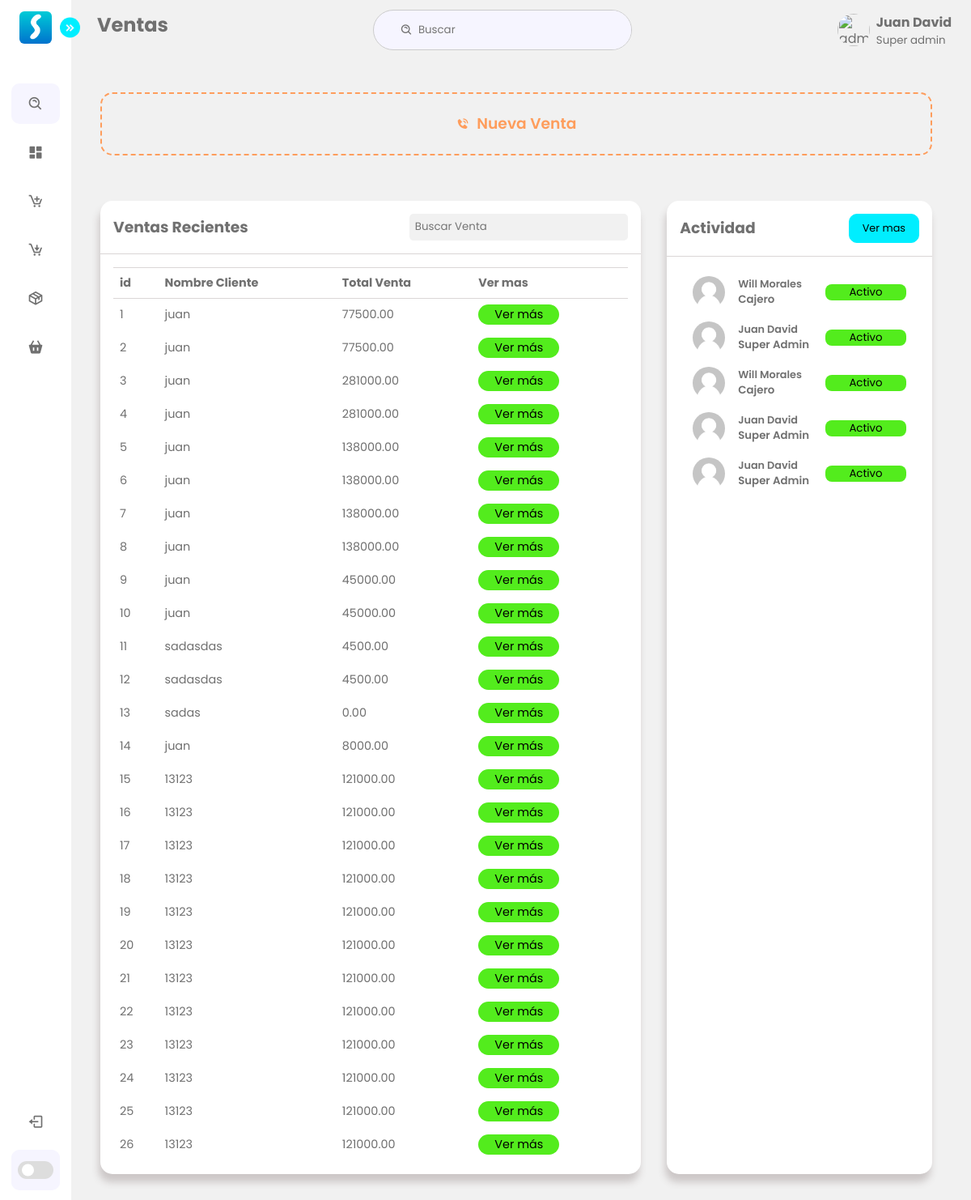
The page /Views/ventas.php (signed in) on the database its author committed.
### tables this page shows
CREATE TABLE `ventas` (
  `id` int(11) NOT NULL,
  `cliente` varchar(255) NOT NULL,
  `total` decimal(10,2) NOT NULL
);

### Views/ventas.php (the view, shortened to what this page needs)
<html lang="es">
<head>
    <link rel="stylesheet" href="..\Assets\css\dashboard.css">
    <link href='https://unpkg.com/boxicons@2.1.4/css/boxicons.min.css' rel='stylesheet'>
</head>
<body>
<nav class="sidebar close">
        <header>
            <div class="image-text">
                <span class="image">
                    <img src="..\Assets\img\logo.png"
                        alt="logo_sofmis">
                </span>
            </div>
            <i class='bx bxs-chevrons-right toggle'></i>
        </header>
        <div class="menu-bar">
            <div class="menu">
                <li class="search-box">
                    <i class='bx bx-search-alt icon'></i>
                </li>
                <ul class="menu-links">
                    <li class="nav-link">
                        <a href="../Views/dashboard.php">
                            <i class='bx bxs-dashboard icon'></i>
                        </a>
                    </li>
                    <li class="nav-link">
                        <a href="../Views/ventas.php">
                            <i class='bx bx-cart-add icon'></i>
                        </a>
                    </li>
                    <li class="nav-link">
                        <a href="../Views/compras.php">
                            <i class='bx bx-cart-download icon'></i>
                        </a>
                    </li>
                    <li class="nav-link">
                        <a href="../Views/inventario.php">
                            <i class='bx bx-package icon'></i>
                        </a>
                    </li>
                    <li class="nav-link">
                        <a href="../Views/servicios.php">
                            <i class='bx bxs-basket icon'></i>
                        </a>
                    </li>
                </ul>
            </div>
            <div class="bottom-content">
                <li class="">
                    <a href="index.html">
                        <i class='bx bx-log-out icon'></i>
                    </a>
                </li>
                <li class="mode">
                    <div class="moon-sun">
                    </div>
                    <div class="toggle-switch">
                        <span class="switch"></span>
                    </div>
                </li>
            </div>
        </div>
    </nav>
    <section class="home">
        <header>
            <h2>
                Ventas
            </h2>
            <div class="search-wrapper">
                <i class='bx bx-search-alt icon'></i>
                <input type="search" placeholder="Buscar">
            </div>
            <div class="user-wrapper">
                <img src="img\foto_perfil.jpg"
                    alt="admin" width="40px" height="40px">
                <div>
                    <h4>Juan David</h4>
                    <small>Super admin</small>
                </div>
        </header>
        <main>
            <a href="..\Models\agregarVenta.php" class="link_buton">
                <div class="tarjetas">
                    <div class="item add-product">
                        <div  id="btn-abrir-modal">
                            <i class='bx bxs-phone-call'></i>
                            <h3>Nueva Venta</h3>
                        </div>
                    </div>
                </div>
            </a>
            <div class="recent-grid">
                <div class="projects">
                    <div class="card">
                        <div class="card-header">
                            <h3>Ventas Recientes</h3>
                            <div class="buscar_produc">
                                <input type="search" placeholder="Buscar Venta">
                            </div>
                        </div>
                        <div class="card-body">
                            <div class="table-responsive">
                                <table width="100%">
                                    <thead>
                                        <tr>
                                            <td>id</td>
                                            <td>Nombre Cliente</td>
                                            <td>Total Venta</td>
                                            <td>Ver mas</td>
                                        </tr>
                                    </thead>
                                    <tbody>
                                        <tr>
                                        <?php
                                                $servername = "localhost";
                                                $username = "root";
                                                $password = "";
                                                $dbname = "sofmis";
                                                $conn = new mysqli($servername, $username, $password, $dbname);
                                                $sql = "SELECT id, cliente, total FROM ventas";
                                                $result = $conn->query($sql);
                                                if ($result->num_rows > 0) {
                                                    while ($row = $result->fetch_assoc()) {
                                                        echo "<tr>";
                                                        echo "<td>" . $row["id"] . "</td>";
                                                        echo "<td>" . $row["cliente"] . "</td>";
                                                        echo "<td>" . $row["total"] . "</td>";
                                                        echo "<td><a  class='boton_vermas' href='..\Models\VerVenta.php?id=" . $row["id"] . "'>Ver más</a></td>";
                                                        echo "</tr>";
                                                    }
                                                } else {
                                                    echo "<tr><td colspan='3'>No se encontraron resultados.</td></tr>";
                                                }
                                                ?>
                                    </tbody>
                                </table>
                            </div>
                        </div>
                    </div>
                </div>
                <div class="card">
                    <div class="card-header">
                        <h3>Actividad</h3>
                        <button>Ver mas<span class="las la-arrow-right"></span></button>
                    </div>
                    <div class="card-body">
                        <div class="customer">
                            <div class="info">
                                <img src="..\Assets\img\img_perfil.png"
                                    alt="producto" width="40px" height="40px">
                                <div>
                                    <h4>Will Morales</h4>
                                    <small>Cajero</small>
                                </div>
                            </div>
                            <div>
                                <button class="button-admin">
                                    Activo
                                </button>
                            </div>
                        </div>
                        <div class="customer">
                            <div class="info">
                                <img src="..\Assets\img\img_perfil.png"
                                    alt="producto" width="40px" height="40px">
                                <div>
                                    <h4>Juan David</h4>
                                    <small>Super Admin</small>
                                </div>
                            </div>
                            <div>
                                <button class="button-admin">
                                    Activo
                                </button>
                            </div>
                        </div>
                        <div class="customer">
                            <div class="info">
                                <img src="..\Assets\img\img_perfil.png"
                                    alt="producto" width="40px" height="40px">
                                <div>
                                    <h4>Will Morales</h4>
                                    <small>Cajero</small>
                                </div>
                            </div>
                            <div>
                                <button class="button-admin">
                                    Activo
                                </button>
                            </div>
                        </div>
                        <div class="customer">
                            <div class="info">
                                <img src="..\Assets\img\img_perfil.png"
                                    alt="producto" width="40px" height="40px">
                                <div>
                                    <h4>Juan David</h4>
                                    <small>Super Admin</small>
                                </div>
                            </div>
                            <div>
                                <button class="button-admin">
                                    Activo
                                </button>
                            </div>
                        </div>
                        <div class="customer">
                            <div class="info">
                                <img src="..\Assets\img\img_perfil.png"
                                    alt="producto" width="40px" height="40px">
                                <div>
                                    <h4>Juan David</h4>
                                    <small>Super Admin</small>
                                </div>
                            </div>
                            <div>
                                <button class="button-admin">
                                    Activo
                                </button>
                            </div>
                        </div>
                    </div>
                </div>
            </div>
        </main>
    </section>
</body>
</html>

### rows shown on the page
ventas: id "1", cliente "juan", total "77500.00"
ventas: id "2", cliente "juan", total "77500.00"
ventas: id "3", cliente "juan", total "281000.00"
ventas: id "4", cliente "juan", total "281000.00"
ventas: id "5", cliente "juan", total "138000.00"
ventas: id "6", cliente "juan", total "138000.00"
ventas: id "7", cliente "juan", total "138000.00"
ventas: id "8", cliente "juan", total "138000.00"
ventas: id "9", cliente "juan", total "45000.00"
ventas: id "10", cliente "juan", total "45000.00"
ventas: id "11", cliente "sadasdas", total "4500.00"
ventas: id "12", cliente "sadasdas", total "4500.00"
ventas: id "13", cliente "sadas", total "0.00"
ventas: id "14", cliente "juan", total "8000.00"
ventas: id "15", cliente "13123", total "121000.00"
ventas: id "16", cliente "13123", total "121000.00"
ventas: id "17", cliente "13123", total "121000.00"
ventas: id "18", cliente "13123", total "121000.00"
ventas: id "19", cliente "13123", total "121000.00"
ventas: id "20", cliente "13123", total "121000.00"
ventas: id "21", cliente "13123", total "121000.00"
ventas: id "22", cliente "13123", total "121000.00"
ventas: id "23", cliente "13123", total "121000.00"
ventas: id "24", cliente "13123", total "121000.00"
ventas: id "25", cliente "13123", total "121000.00"
ventas: id "26", cliente "13123", total "121000.00"
